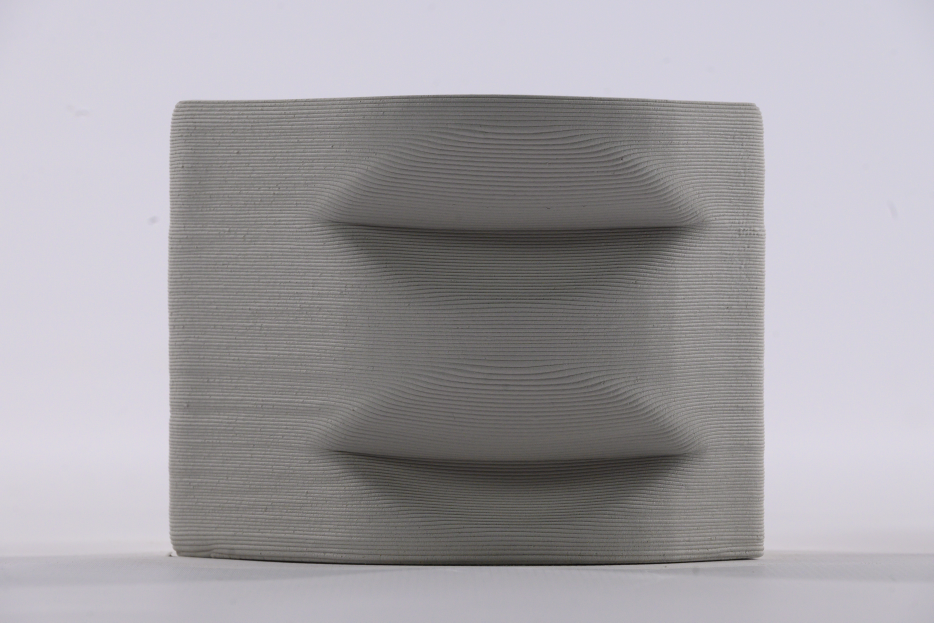
#> input picture 2_Data_Rating/Rating pics/Raw_file/A1.4/A1.4_overhang.jpg, 2800 x 1867 px, found by its file name (shown at 1/3 size)
$ python '1. Canny Edge Detection.py'
#> lines starting #> are read from the running program, lines starting #| are printed output that depends on the picture
import cv2 as cv
import matplotlib.pyplot as plt
import numpy as np
import os

## This script applies to: \Rating pics\Raw_file ##

def callback(input):
    pass

def cannyEdge():
    root = os.getcwd()
    imgPath = os.path.join(root,r'\Rating pics\Raw_file\A1.4\A1.4_overhang.jpg') ### change location
    img = cv.imread(imgPath)
#> img is the input picture: shape (1867, 2800, 3); mean B, G, R 165, 160.5, 163.4
    img = cv.cvtColor(img,cv.COLOR_BGR2RGB)

    height,width,_ = img.shape
#> height = 1867; width = 2800
    scale = 1/5
    heightscale = int(height*scale)
#> heightscale = 373
    widthscale = int(width*scale)
#> widthscale = 560
    img = cv.resize(img,(widthscale,heightscale),interpolation=cv.INTER_LINEAR)
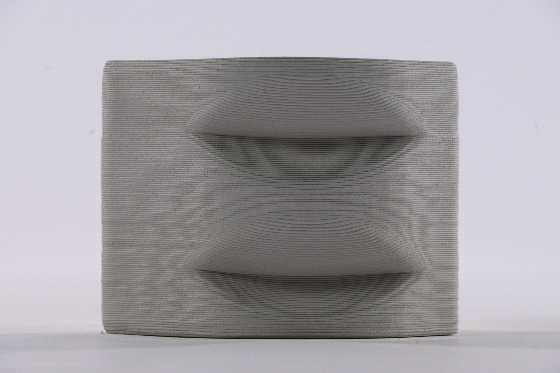
#> img: shape (373, 560, 3); mean R, G, B 163.2, 160.4, 164.9

    winname = 'canny'
    cv.namedWindow(winname)
    cv.createTrackbar('minThres',winname,0,255,callback)
    cv.createTrackbar('maxThres',winname,0,255,callback)

    while True:

        minThres = cv.getTrackbarPos('minThres',winname)
        maxThres = cv.getTrackbarPos('maxThres',winname)

        edges = cv.Canny(img, minThres, maxThres)
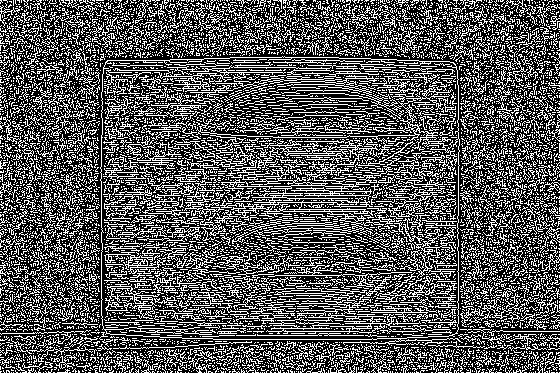
#> edges: shape (373, 560); 34.4% white in thin lines or dots

        cv.imshow(winname, edges)

        key = cv.waitKey(1) & 0xFF
#> (key q is pressed here)
        if key == ord('q'):
            break
        elif key == ord('s'):
            save_path = os.path.join(rrot, 'canny_edge_output.jpg')
            cv.imwrite(save_path, edges)
            print(f"Image saved as: {save_path}")


    cv.destroyAllWindows()


if __name__ == '__main__':
    cannyEdge()

$ run again, with 2_Data_Rating/Rating pics/Raw_file/A1.4/A1.4_freeform_surface.jpg copied over 2_Data_Rating/Rating pics/Raw_file/A1.4/A1.4_overhang.jpg
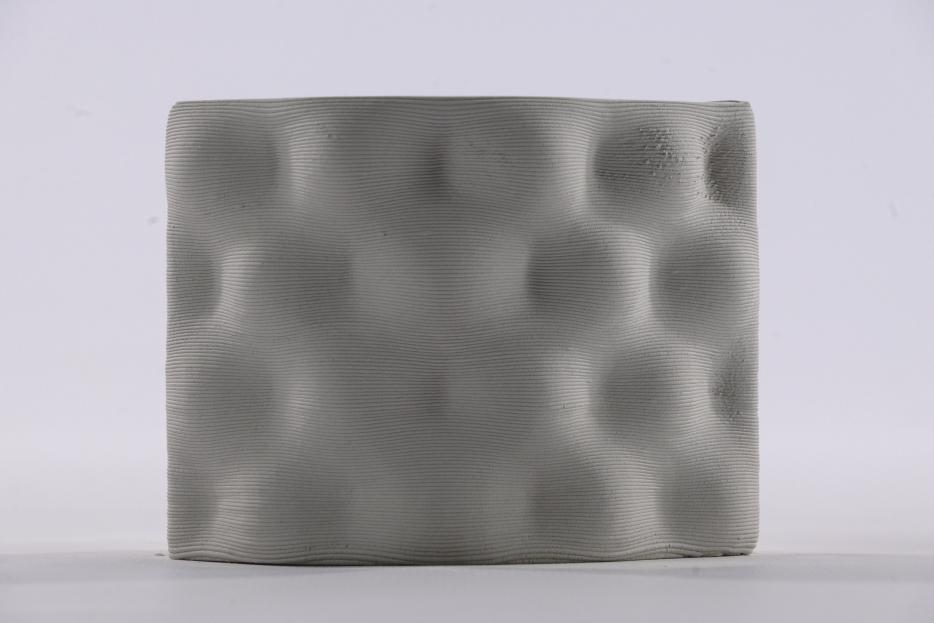
#> input picture 2_Data_Rating/Rating pics/Raw_file/A1.4/A1.4_freeform_surface.jpg, 2800 x 1867 px, found by its file name (shown at 1/3 size)
#> in cannyEdge, img is the input picture: shape (1867, 2800, 3); mean B, G, R 168, 163.5, 166.4
#> in cannyEdge, `img = cv.resize(img,(widthscale,heightscale),interpolation=cv.INTER_LI..`:
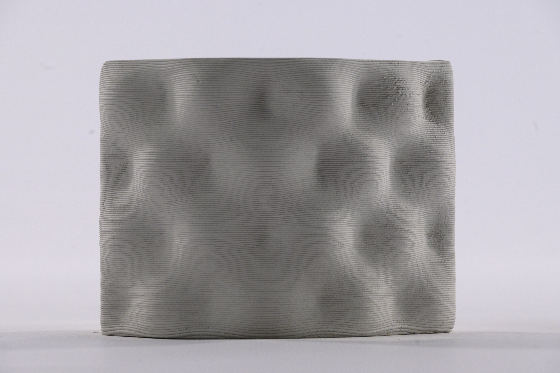
#> img: shape (373, 560, 3); mean R, G, B 166.3, 163.4, 167.9
#> in cannyEdge, `edges = cv.Canny(img, minThres, maxThres)`:
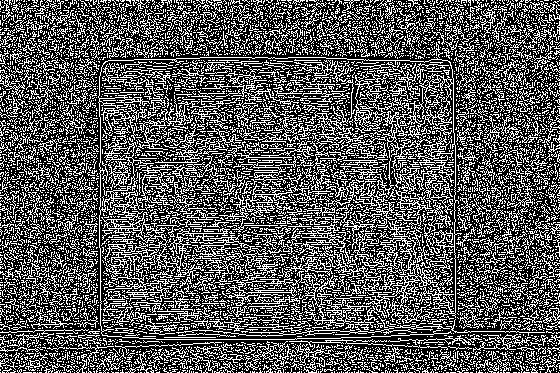
#> edges: shape (373, 560); 34.5% white in thin lines or dots

$ run again, with 2_Data_Rating/Rating pics/Raw_file/A1.4/A1.4_zigzag.jpg copied over 2_Data_Rating/Rating pics/Raw_file/A1.4/A1.4_overhang.jpg
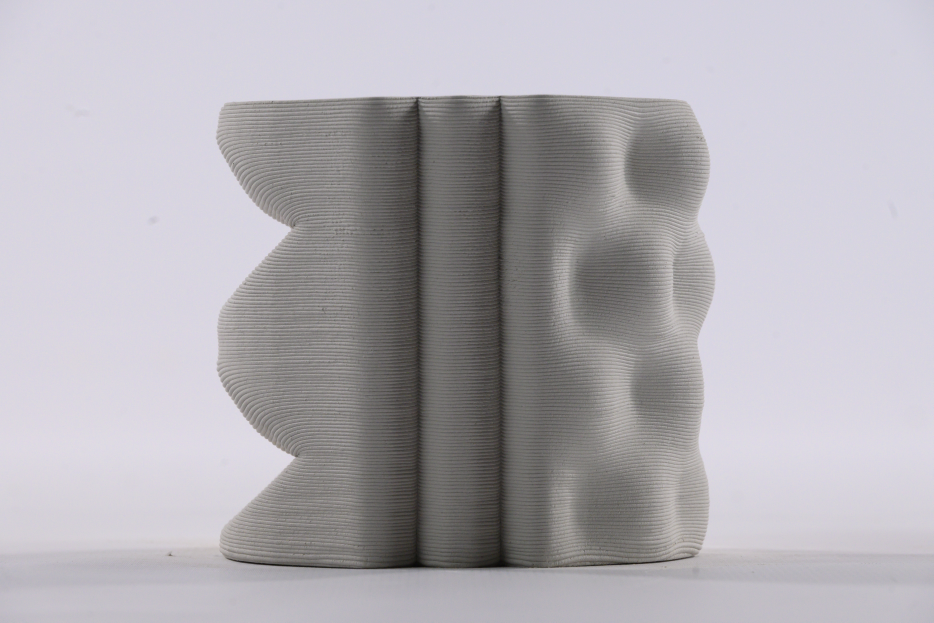
#> input picture 2_Data_Rating/Rating pics/Raw_file/A1.4/A1.4_zigzag.jpg, 2800 x 1867 px, found by its file name (shown at 1/3 size)
#> in cannyEdge, img is the input picture: shape (1867, 2800, 3); mean B, G, R 179.8, 174, 177
#> in cannyEdge, `img = cv.resize(img,(widthscale,heightscale),interpolation=cv.INTER_LI..`:
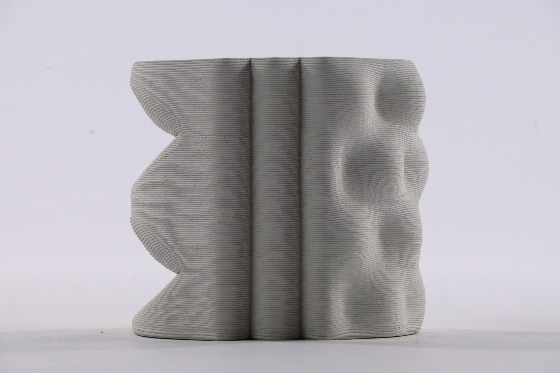
#> img: shape (373, 560, 3); mean R, G, B 176.9, 173.9, 179.7
#> in cannyEdge, `edges = cv.Canny(img, minThres, maxThres)`:
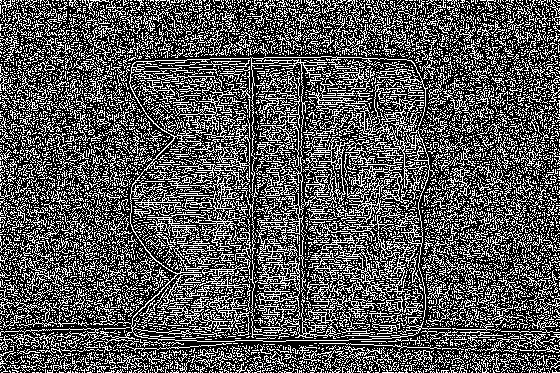
#> edges: shape (373, 560); 34% white in thin lines or dots
